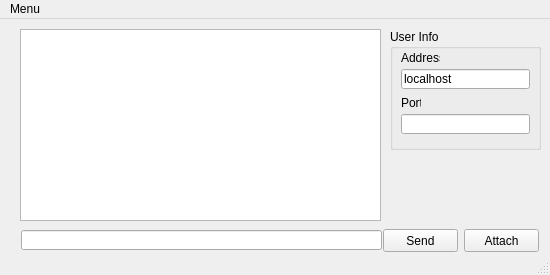
<?xml version="1.0" encoding="UTF-8"?>
<ui version="4.0">
 <class>MainWindow</class>
 <widget class="QMainWindow" name="MainWindow">
  <property name="geometry">
   <rect>
    <x>0</x>
    <y>0</y>
    <width>550</width>
    <height>275</height>
   </rect>
  </property>
  <property name="windowTitle">
   <string>DOLLARS  Chat</string>
  </property>
  <widget class="QWidget" name="centralwidget">
   <widget class="QTextBrowser" name="textBrowser">
    <property name="geometry">
     <rect>
      <x>20</x>
      <y>10</y>
      <width>361</width>
      <height>192</height>
     </rect>
    </property>
   </widget>
   <widget class="QLineEdit" name="lineEdit">
    <property name="geometry">
     <rect>
      <x>21</x>
      <y>211</y>
      <width>361</width>
      <height>20</height>
     </rect>
    </property>
   </widget>
   <widget class="QPushButton" name="pushButton_2">
    <property name="geometry">
     <rect>
      <x>464</x>
      <y>210</y>
      <width>75</width>
      <height>23</height>
     </rect>
    </property>
    <property name="text">
     <string>Attach</string>
    </property>
   </widget>
   <widget class="QPushButton" name="pushButton">
    <property name="geometry">
     <rect>
      <x>383</x>
      <y>210</y>
      <width>75</width>
      <height>23</height>
     </rect>
    </property>
    <property name="text">
     <string>Send</string>
    </property>
   </widget>
   <widget class="QGroupBox" name="groupBox">
    <property name="geometry">
     <rect>
      <x>390</x>
      <y>10</y>
      <width>151</width>
      <height>121</height>
     </rect>
    </property>
    <property name="title">
     <string>User Info</string>
    </property>
    <widget class="QLabel" name="label_3">
     <property name="geometry">
      <rect>
       <x>11</x>
       <y>21</y>
       <width>39</width>
       <height>16</height>
      </rect>
     </property>
     <property name="text">
      <string>Address</string>
     </property>
    </widget>
    <widget class="QLineEdit" name="lineEdit_4">
     <property name="geometry">
      <rect>
       <x>11</x>
       <y>40</y>
       <width>129</width>
       <height>20</height>
      </rect>
     </property>
     <property name="text">
      <string>localhost</string>
     </property>
     <property name="dragEnabled">
      <bool>true</bool>
     </property>
     <property name="readOnly">
      <bool>true</bool>
     </property>
    </widget>
    <widget class="QLabel" name="label_4">
     <property name="geometry">
      <rect>
       <x>11</x>
       <y>66</y>
       <width>20</width>
       <height>16</height>
      </rect>
     </property>
     <property name="text">
      <string>Port</string>
     </property>
    </widget>
    <widget class="QLineEdit" name="lineEdit_5">
     <property name="geometry">
      <rect>
       <x>11</x>
       <y>85</y>
       <width>129</width>
       <height>20</height>
      </rect>
     </property>
     <property name="dragEnabled">
      <bool>true</bool>
     </property>
     <property name="readOnly">
      <bool>true</bool>
     </property>
    </widget>
    <zorder>label_3</zorder>
    <zorder>layoutWidget</zorder>
   </widget>
   <zorder>textBrowser</zorder>
   <zorder>lineEdit</zorder>
   <zorder>pushButton_2</zorder>
   <zorder>pushButton</zorder>
   <zorder>label</zorder>
   <zorder>label_2</zorder>
   <zorder>lineEdit_2</zorder>
   <zorder>lineEdit_3</zorder>
   <zorder>label_4</zorder>
   <zorder>label_3</zorder>
   <zorder>groupBox</zorder>
  </widget>
  <widget class="QMenuBar" name="menuBar">
   <property name="geometry">
    <rect>
     <x>0</x>
     <y>0</y>
     <width>550</width>
     <height>21</height>
    </rect>
   </property>
   <widget class="QMenu" name="menuMenu">
    <property name="title">
     <string>Menu</string>
    </property>
    <addaction name="actionConnect"/>
   </widget>
   <addaction name="menuMenu"/>
  </widget>
  <widget class="QStatusBar" name="statusBar"/>
  <action name="actionLogout">
   <property name="text">
    <string>Logout</string>
   </property>
  </action>
  <action name="actionSave">
   <property name="text">
    <string>Save</string>
   </property>
  </action>
  <action name="actionConnect">
   <property name="text">
    <string>Connect</string>
   </property>
  </action>
 </widget>
 <resources/>
 <connections/>
</ui>
